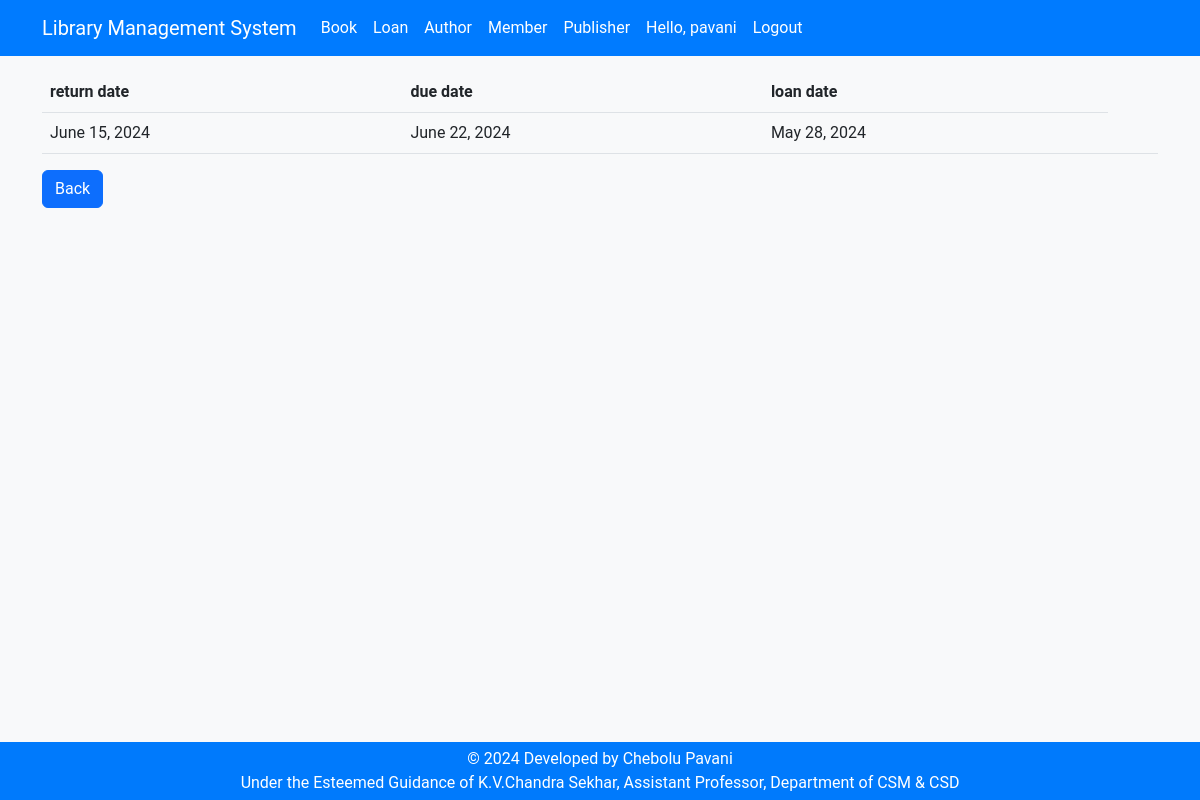
Page /loans/ (signed in) on the committed database.
### loans/models.py (models this page shows, shortened)
class Loan(models.Model):
    loan_date = models.DateField(default=date.today)
    return_date = models.DateField(null=True, blank=True)
    due_date = models.DateField()

### librarymanagementsystem/views.py (the view)
# urls.py: path('loans/', loans , name='loans'),
@login_required
def loans(request):
    lo = Loan.objects.all()
    return render(request, "loans.html" ,{'lo': lo})

### templates/loans.html (shortened to what this page needs)
{% load static %}
<!DOCTYPE html>
<html lang="en">
<head>
  <link href="{% static 'css/bootstrap.min.css' %}" rel="stylesheet">
  <link href="{% static 'css/styles.css' %}" rel="stylesheet">
</head>
<body>
  {% include 'header.html' %}
  <div class="container">
    <h1 class="text-center mb-4">List of All loaners Information</h1>
    <div class="row">
      <div class="col-md-12">
        <table class="table table-hover">
          <thead>
            <tr>
              <th scope="col">return date</th>
              <th scope="col">due date</th>
              <th scope="col">loan date</th>
            </tr>
          </thead>
          <tbody>
            {% block content %}
            {% for l in lo %}
            <tr>
              <td>{{l.return_date}}</td>
              <td>{{l.due_date}}</td>
              <td>{{l.loan_date}}</td>
              <td></td>
            </tr>
            {% endfor %}
            {% endblock %}
          </tbody>
        </table>
      <button onclick="location.href='/'" class="btn btn-primary">Back</button>
      </div>
    </div>
  </div>
  {% include 'footer.html' %}
</body>
</html>

### templates/header.html (shortened to what this page needs)
<header>
  <div class="header">
    <nav class="navbar navbar-expand-lg fixed-top myNav">
      <div class="container">
        <a class="navbar-brand ms-auto" href="/">Library Management System</a>
        <div class="collapse navbar-collapse" id="navbarNav">
          <ul class="navbar-nav">
            <li class="nav-item">
              <a class="nav-link" href="/books/">Book</a>
            </li>
            <li class="nav-item">
              <a class="nav-link" href="/loans/">Loan</a>
            </li>
            <li class="nav-item">
              <a class="nav-link" href="/authors/">Author</a>
            </li>
            <li class="nav-item">
              <a class="nav-link" href="/members/">Member</a>
            </li>
            <li class="nav-item">
              <a class="nav-link" href="/publishers/">Publisher</a>
            </li>
            {% if user.is_authenticated %}
              <li class="nav-item"><a class="nav-link" href="#">Hello, {{ user.username}} </a></li>
              <li class="nav-item">
                <a class="nav-link" href="/accounts/logout">Logout</a>
              </li>
            {% endif %}
          </ul>
        </div>
      </div>
    </nav>
  </div>
</header>

### static/css/styles.css (style rules this page uses)
body { background-color: #f8f9fa; font-family: 'Roboto', sans-serif; }
.myNav { background-color: #007bff; }
.myNav a { color: #fff; }
.header { display: block; }

### rows in the picture
Loan: return_date "June 15, 2024", due_date "June 22, 2024", loan_date "May 28, 2024"

### other values in the picture
{{ user.username }} "pavani"
